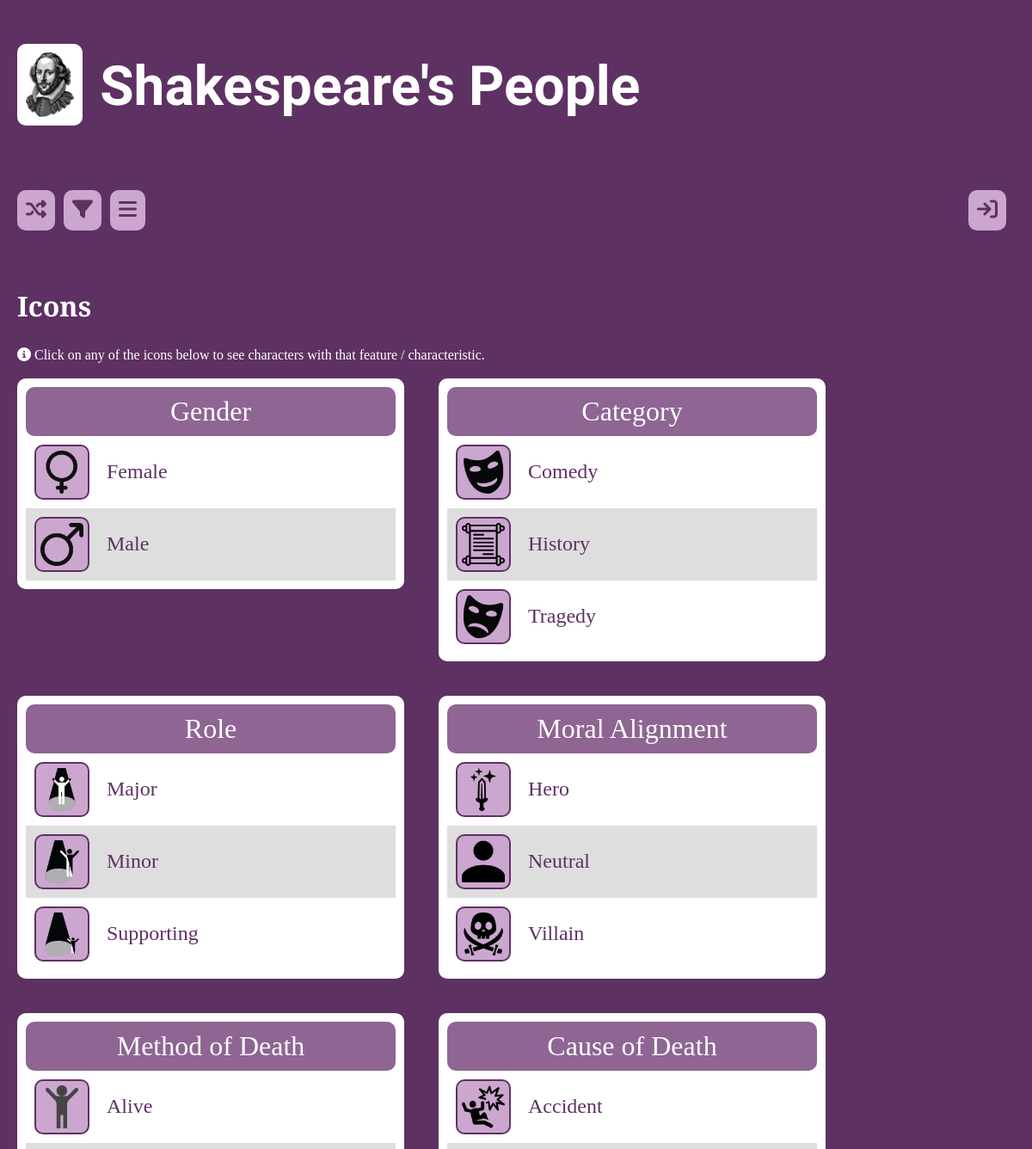
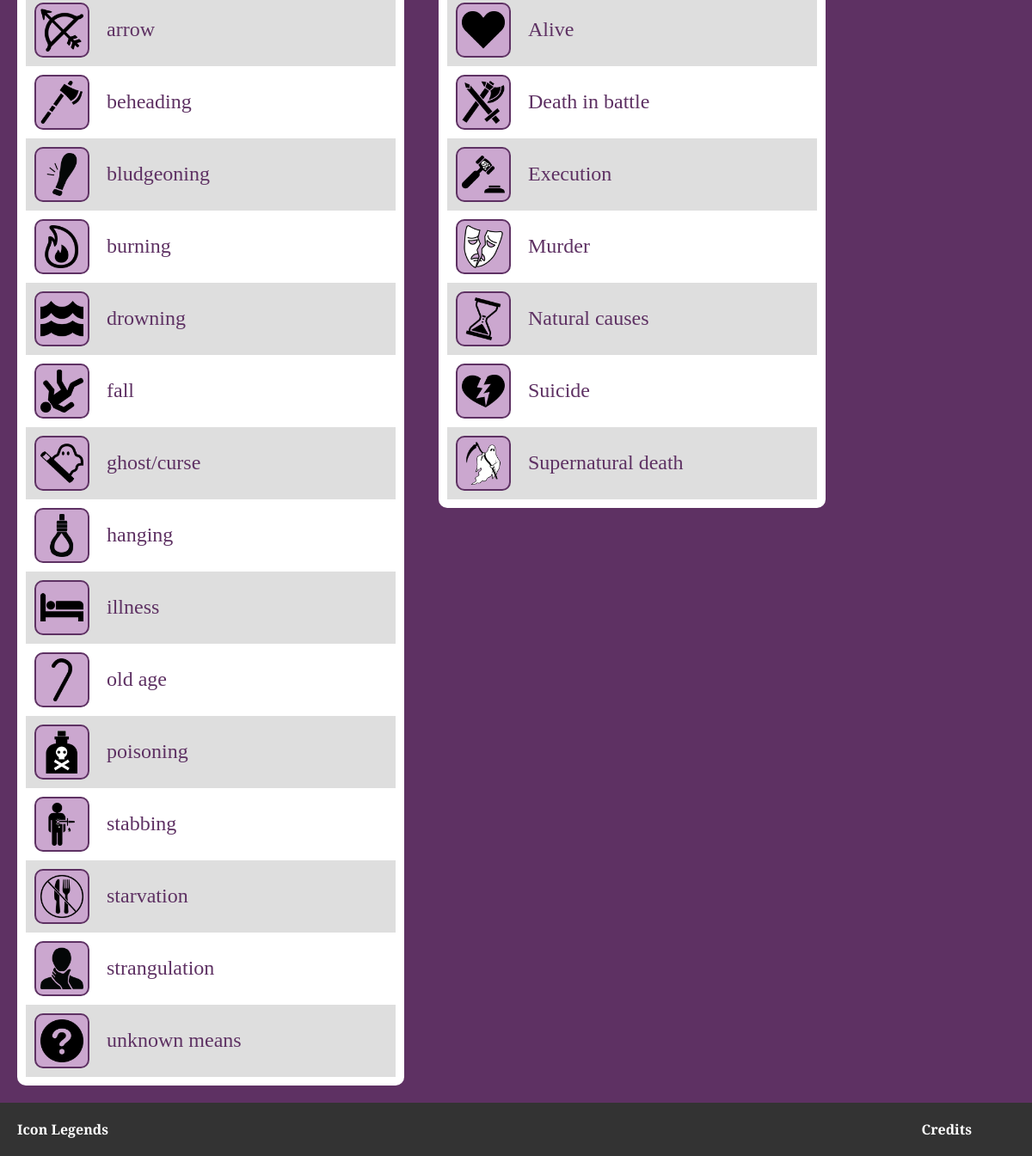
The app's page /index?page=content/icons with its own data (2 pictures, top to bottom).
### tables this page shows
CREATE TABLE IF NOT EXISTS `gender` (
  `GenderID` int NOT NULL AUTO_INCREMENT,
  `M_or_F` varchar(6) NOT NULL,
  `Gender_Icon` varchar(75) NOT NULL,
  PRIMARY KEY (`GenderID`)
);

CREATE TABLE IF NOT EXISTS `category` (
  `CategoryID` int NOT NULL AUTO_INCREMENT,
  `Play_Cat` varchar(7) NOT NULL,
  `Category_Icon` varchar(75) NOT NULL,
  PRIMARY KEY (`CategoryID`)
);

CREATE TABLE IF NOT EXISTS `ms_role` (
  `RoleID` int NOT NULL AUTO_INCREMENT,
  `Role` varchar(31) NOT NULL,
  `Role_Icon` varchar(75) NOT NULL,
  PRIMARY KEY (`RoleID`)
);

CREATE TABLE IF NOT EXISTS `moral_alignment` (
  `Moral_AlignmentID` int NOT NULL AUTO_INCREMENT,
  `Alignment` varchar(40) NOT NULL,
  `Moral_Icon` varchar(75) NOT NULL,
  PRIMARY KEY (`Moral_AlignmentID`)
);

CREATE TABLE IF NOT EXISTS `cod_method` (
  `COD_MethodID` int NOT NULL AUTO_INCREMENT,
  `Method` varchar(20) NOT NULL,
  `Method_Icon` varchar(75) NOT NULL,
  PRIMARY KEY (`COD_MethodID`)
);

CREATE TABLE IF NOT EXISTS `cod_action` (
  `COD_ActionID` int NOT NULL AUTO_INCREMENT,
  `Action` varchar(18) NOT NULL,
  `Action_Icon` varchar(75) NOT NULL,
  PRIMARY KEY (`COD_ActionID`)
);

### content/icons.php (the view)
<h2>Icons</h2>
<i class="fa-solid fa-circle-info"></i> Click on any of the icons below to see characters with that feature / characteristic.
<br><br>
<?php
$click_type = "index.php?page=content/click_search&search_type=";
$click_term = "&search_term=";
$icon_sets = [
    ["heading" =>"Gender", "table" => "gender", "label_field" => "M_or_F", "icon_field" => "Gender_Icon"],
    ["heading" => "Category","table" => "category", "label_field" => "Play_Cat", "icon_field" => "Category_Icon"],
    ["heading" =>"Role", "table" => "ms_role", "label_field" => "Role", "icon_field" => "Role_Icon"],
    ["heading" =>"Moral Alignment", "table" => "moral_alignment", "label_field" => "Alignment", "icon_field" => "Moral_Icon"],
    ["heading" =>"Method of Death", "table" => "cod_method", "label_field" => "Method", "icon_field" => "Method_Icon"],
    ["heading" =>"Cause of Death", "table" => "cod_action", "label_field" => "Action", "icon_field" => "Action_Icon"]
];
?>
<div class='all-cards'>
<?php
foreach ($icon_sets as $set) {
    $display_name = ($set['heading']);
    $sql = "SELECT * FROM `{$set['table']}` ORDER BY `{$set['table']}`.`{$set['label_field']}` ASC";
    $query = mysqli_query($dbconnect, $sql);
    echo "<div class='icon-list text-large pad-10-round'>";
    echo "<div class='character-name pad-10-round'>{$display_name}</div>";
    while($rs = mysqli_fetch_assoc($query)) {
        $label = $rs[$set['label_field']];
        $icon_path = "images/icons/" . $rs[$set['icon_field']];
        echo "
        <div class='row pad-10'>
            <a
                title='{$label}'
                class='legend'
                href='{$click_type}{$set['table']}{$click_term}{$label}'
                alt='{$label}'
            >
                <img class='icon' src='{$icon_path}'>
                {$label}
            </a>
        </div>";
    }
    echo "</div> ";
}
?>
</div>

### index.php (shortened to what this page needs)
<!DOCTYPE html>
<html lang="en">
<?php
    include("content/head.php");
?>
<body>
    <div class="wrapper">
    <?php
        include("content/banner_nav.php");
    ?>
    <main class="pad-20">
        <?php
        if(!isset($_REQUEST['page']))
            {
                include("content/home.php");
            }
        else {
            $page = preg_replace('/[^0-9a-zA-Z]-/','',$_REQUEST['page']);
            include("$page.php");
        }
        ?>
    </main>
    <?php
        include("content/footer.php");
    ?>
    </div>
</body>
</html>

### content/head.php (shortened to what this page needs)
<head>
    <link rel="stylesheet" href="css/auto_complete.css">
    <link rel="stylesheet" href="css/side_panel.css">
    <link rel="stylesheet" href="css/base.css">
    <link rel="stylesheet" href="css/layout.css">
    <link rel="stylesheet" href="css/forms.css">
    <link rel="stylesheet" href="css/cards.css">
    <link rel="stylesheet" href="css/image_hover.css">
</head>

### content/banner_nav.php (shortened to what this page needs)
<div class="logo-banner pad-20 flex">
    <a href="index.php">
        <img class="logo-image pad-10-round" src="images/logo.png" alt="Line Drawing of William Shakespeare">
    </a>
    <h1>Shakespeare's People</h1>
</div>
<nav class="pad-20">
    <a href="index.php?page=content/random" class="nav-button pad-10-round text-large" title="Displays five random characters"><i class="fa-solid fa-shuffle"></i>
    </a>
    <a href="#" class="nav-button pad-10-round text-large" title="Filter results based play, role etc" onclick="openNav()"><i class="fa-solid fa-filter"></i>
    </a>
     <div class="nav-combo">
        <div class="pad-10-round text-large hamburger">
            <i class="fa-solid fa-bars" onclick="changeIcon(this)"></i>
        </div>
    </div>
</nav>
<div class="log-in-out pad-20">
<?php
if(isset($_SESSION['admin'])) {
    ?>
    <a href="index.php?page=admin/add_entry" class="nav-button pad-10-round text-large" title="Add Entry"><i class="fa-solid fa-plus"></i></a>
    <a href="index.php?page=admin/logout" class="nav-button pad-10-round text-large" title="Log Out"><i class="fa-solid fa-right-to-bracket fa-flip-horizontal"></i></a>
    <?php
}
else {
?>
    <a href="index.php?page=admin/login" class="nav-button pad-10-round text-large" title="Log In"><i class="fa-solid fa-arrow-right-to-bracket"></i>
    </a>
<?php } ?>
</div>

### content/footer.php
<footer class="pad-20 flex">
        <a href="index?page=content/icons">Icon Legends</a>
        <a href="index?page=content/credits">Credits</a>
</footer>

### css/base.css (style rules this page uses)
:root { --dark-purple: #5E3163; --med-purple: #8e6593; --light-purple: #cba7cf; --charcoal: #333; --error-back: #F7BEBE; --error-text: #660000; --hover-peach: #FCD495; --visited-grey: #c6c6c6; --light-grey: #dedede; --black: #000; --white: #fff; }
.flex { display: flex; }
.text-large { font-size: 150%; }
.pad-20 { padding: 20px; }
.pad-10 { padding: 10px; }
.pad-10-round { padding: 10px; border-radius: 10px; }
html, body { height: 100%; }
body { margin: 0; padding: 0; background-color: var(--dark-purple); color: var(--white); font-family: "Libre Baskerville", serif; }
h1 { font-family: "IM Fell English", serif; font-size: 400%; }
h2 { font-size: 200%; }
.logo-image { background-color: var(--white); height: 75px; width: auto; margin-right: 20px; }
.nav-button { text-decoration: none; margin-right: 10px; }
.nav-button:link, .nav-button:visited { color: var(--dark-purple); background-color: var(--light-purple); }
.hamburger { display: none; background-color: var(--light-purple); color: var(--dark-purple); }
footer a { color: var(--white); font-weight: bold; text-decoration: none; padding-right: 50px; }
a.legend { text-decoration: none; color: var(--dark-purple); padding-right: 20px; }
.icon-list { display: grid; height: fit-content; color: var(--black); background-color: var(--white); }
.legend { display: flex; align-items: center; }
.icon-list .row:nth-child(odd) { background-color: var(--light-grey); }
.icon-list .row:nth-child(even) { background-color: var(--white); }
.row { display: flex; align-items: center; }
@media screen and (max-width: 1380px) { .hamburger { display: inline-block; margin-right: 10px; } }

### css/layout.css (style rules this page uses)
.wrapper { min-height: 100%; display: grid; grid-template-columns: auto auto; grid-template-rows: auto auto 1fr auto; grid-template-areas: "logo-banner logo-banner " "nav log-in-out" "main main" "footer footer"; }
.logo-banner { grid-area: logo-banner; align-content: flex-start; align-items: center; }
nav { grid-area: nav; display: flex; align-items: center; }
.log-in-out { grid-area: log-in-out; display: flex; align-items: flex-start; justify-content: flex-end; }
main { grid-area: main; }
footer { grid-area: footer; background-color: var(--charcoal); display: flex; justify-content: space-between; }
@media screen and (max-width: 1380px) { nav { align-items: flex-start; } }

### css/cards.css (style rules this page uses)
.all-cards { display: grid; grid-template-rows: auto; grid-auto-rows: auto; grid-template-columns: repeat(auto-fit, 450px); gap: 40px; align-content: start; }
.character-name { font-size: 24pt; text-align: center; padding: 10px; background-color: var(--med-purple); color: var(--white); }
.play-title a img, .icon { border: 2px solid var(--dark-purple); padding: 5px; border-radius: 10px; width: 50px; margin-right: 20px; background-color: var(--light-purple); }

### records on screen
gender: Gender_Icon (picture), M_or_F "Female"
gender: Gender_Icon (picture), M_or_F "Male"
category: Category_Icon (picture), Play_Cat "Comedy"
category: Category_Icon (picture), Play_Cat "History"
category: Category_Icon (picture), Play_Cat "Tragedy"
ms_role: Role_Icon (picture), Role "Major"
ms_role: Role_Icon (picture), Role "Minor"
ms_role: Role_Icon (picture), Role "Supporting"
moral_alignment: Moral_Icon (picture), Alignment "Hero"
moral_alignment: Moral_Icon (picture), Alignment "Neutral"
moral_alignment: Moral_Icon (picture), Alignment "Villain"
cod_method: Method_Icon (picture), Method "Alive"
cod_method: Method_Icon (picture), Method "arrow"
cod_method: Method_Icon (picture), Method "beheading"
cod_method: Method_Icon (picture), Method "bludgeoning"
cod_method: Method_Icon (picture), Method "burning"
cod_method: Method_Icon (picture), Method "drowning"
cod_method: Method_Icon (picture), Method "fall"
cod_method: Method_Icon (picture), Method "ghost/curse"
cod_method: Method_Icon (picture), Method "hanging"
cod_method: Method_Icon (picture), Method "illness"
cod_method: Method_Icon (picture), Method "old age"
cod_method: Method_Icon (picture), Method "poisoning"
cod_method: Method_Icon (picture), Method "stabbing"
cod_method: Method_Icon (picture), Method "starvation"
cod_method: Method_Icon (picture), Method "strangulation"
cod_method: Method_Icon (picture), Method "unknown means"
cod_action: Action_Icon (picture), Action "Accident"
cod_action: Action_Icon (picture), Action "Alive"
cod_action: Action_Icon (picture), Action "Death in battle"
cod_action: Action_Icon (picture), Action "Execution"
cod_action: Action_Icon (picture), Action "Murder"
cod_action: Action_Icon (picture), Action "Natural causes"
cod_action: Action_Icon (picture), Action "Suicide"
cod_action: Action_Icon (picture), Action "Supernatural death"

### other values on screen
$display_name "Gender"
$display_name "Category"
$display_name "Role"
$display_name "Moral Alignment"
$display_name "Method of Death"
$display_name "Cause of Death"
